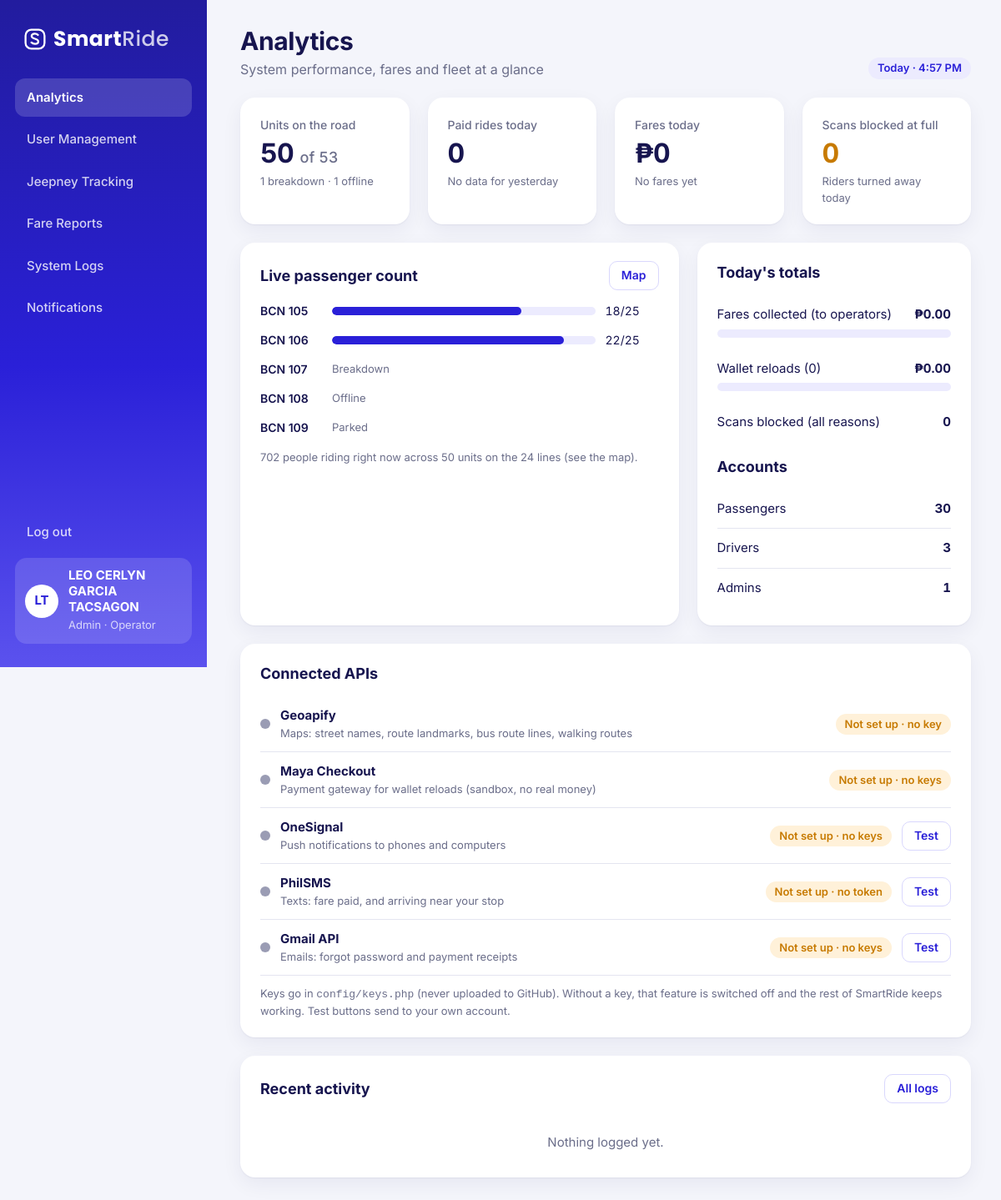
/controllers/admin_home.php (signed in), run on the app's committed database.
### tables this page shows
CREATE TABLE trips (
  trip_id     INT UNSIGNED NOT NULL AUTO_INCREMENT,
  unit_id     SMALLINT UNSIGNED NOT NULL,
  route_id    SMALLINT UNSIGNED NOT NULL,
  driver_id   INT UNSIGNED NOT NULL,
  started_at  DATETIME NOT NULL,
  ended_at    DATETIME NULL,
  PRIMARY KEY (trip_id),
  KEY idx_trips_driver (driver_id, started_at),
  KEY idx_trips_unit (unit_id, ended_at),
  CONSTRAINT fk_trips_unit FOREIGN KEY (unit_id) REFERENCES jeepneys (unit_id),
  CONSTRAINT fk_trips_route FOREIGN KEY (route_id) REFERENCES routes (route_id),
  CONSTRAINT fk_trips_driver FOREIGN KEY (driver_id) REFERENCES users (user_id)
);

CREATE TABLE jeepneys (
  unit_id      SMALLINT UNSIGNED NOT NULL AUTO_INCREMENT,
  operator_id  INT UNSIGNED NOT NULL,
  route_id     SMALLINT UNSIGNED NULL,              
  unit_code    VARCHAR(20) NOT NULL,
  plate_no     VARCHAR(20) NOT NULL,
  capacity     TINYINT UNSIGNED NOT NULL DEFAULT 25,
  status       ENUM('active','breakdown','offline') NOT NULL DEFAULT 'active',
  simulated    TINYINT(1) NOT NULL DEFAULT 0,       
  PRIMARY KEY (unit_id),
  UNIQUE KEY uq_unit_code (unit_code),
  KEY idx_units_route (route_id),
  CONSTRAINT fk_jeepneys_operator FOREIGN KEY (operator_id) REFERENCES users (user_id),
  CONSTRAINT fk_jeepneys_route FOREIGN KEY (route_id) REFERENCES routes (route_id) ON DELETE SET NULL
);

### views/admin/home.php (the view, shortened to what the rows shown need)
<?php include '../views/partials/dashboard_top.php'; ?>
<?php page_head('Analytics', 'System performance, fares and fleet at a glance', '<span class="pill pill-brand">' . icon('clock') . 'Today · ' . date('g:i A') . '</span>'); ?>
<div class="row cols-wide">
    <div class="card">
        <div class="bars">
            <?php foreach ($fleet as $u): if ($u['simulated']) { continue; } ?>
                <?php if ($u['state'] === 'on_trip'): ?>
                    <?php $pct = round($u['onboard'] / max(1, $u['capacity']) * 100); ?>
                    <div class="bar-row"><b><?= e($u['unit_code']) ?></b><div class="bar" title="<?= e($u['route_name']) ?>"><i class="<?= $pct >= 100 ? 'full' : '' ?>" style="width:<?= min(100, $pct) ?>%"></i></div><span class="num"><?= (int) $u['onboard'] ?>/<?= (int) $u['capacity'] ?></span></div>
                <?php else: ?>
                    <div class="bar-row"><b><?= e($u['unit_code']) ?></b><span class="muted small"><?= strip_tags(pill($u['state'])) ?></span><span></span></div>
                <?php endif; ?>
            <?php endforeach; ?>
        </div>
    </div>
</div>
<?php include '../views/partials/dashboard_bottom.php'; ?>

### includes/functions.php (shortened to what the rows shown need)
<?php
function e($value)
{
    return htmlspecialchars((string) ($value ?? ''), ENT_QUOTES, 'UTF-8');
}
function time_ago($datetime)
{
    if (!$datetime) {
        return 'never';
    }
    $diff = time() - strtotime($datetime);
    return floor($diff / 86400) . ' days ago';
}
function pill($status)
{
    $labels = [
        'paid'            => ['green', 'Paid'],
        'blocked_full'    => ['amber', 'Blocked · full'],
        'blocked_balance' => ['red', 'Blocked · low balance'],
        'blocked_frozen'  => ['red', 'Blocked · QR frozen'],
        'active'          => ['green', 'Active'],
        'breakdown'       => ['red', 'Breakdown'],
        'offline'         => ['gray', 'Offline'],
        'inactive'        => ['gray', 'Deactivated'],
        'frozen'          => ['red', 'Frozen'],
        'on_trip'         => ['green', 'On a trip'],
        'parked'          => ['brand', 'Parked'],
        'reload'          => ['brand', 'Reload'],
    ];
    $tone = 'gray';
    $label = ucfirst($status);
    if (isset($labels[$status])) {
        $tone = $labels[$status][0];
        $label = $labels[$status][1];
    }
    return '<span class="pill pill-' . $tone . '">' . e($label) . '</span>';
}
function page_head($heading, $sub = '', $tools = '')
{
    echo '<div class="page-head">';
    echo '<div style="display:flex;gap:14px;align-items:center;min-width:0">';
    echo '<div style="min-width:0"><h1>' . e($heading) . '</h1>';
    echo '</div></div>';
    echo '</div>';
}

### data on the page
trips: unit.unit_code "BCN 105", onboard "18", unit.capacity "25"
trips: unit.unit_code "BCN 106", onboard "22", unit.capacity "25"
jeepneys: unit_code "BCN 107", status "Breakdown"
jeepneys: unit_code "BCN 108", status "Offline"
jeepneys: unit_code "BCN 109"

### other printed values
$item[2] "Analytics"
$item[2] "User Management"
$item[2] "Jeepney Tracking"
$item[2] "Fare Reports"
$item[2] "System Logs"
$item[2] "Notifications"
initials($my_name) "LT"
$my_name "LEO CERLYN GARCIA TACSAGON"
$role_labels[$my_role] "Admin · Operator"
$heading "Analytics"
$sub "System performance, fares and fleet at a glance"
$tools "Today · 4:57 PM"
$on_road "50"
count($fleet) "53"
$breakdowns "1"
